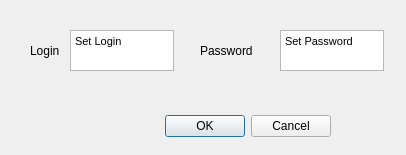
<?xml version="1.0" encoding="UTF-8"?>
<ui version="4.0">
 <class>CAddAccount</class>
 <widget class="QDialog" name="CAddAccount">
  <property name="geometry">
   <rect>
    <x>0</x>
    <y>0</y>
    <width>406</width>
    <height>155</height>
   </rect>
  </property>
  <property name="windowTitle">
   <string>Dialog</string>
  </property>
  <widget class="QDialogButtonBox" name="buttonBox">
   <property name="geometry">
    <rect>
     <x>-10</x>
     <y>110</y>
     <width>341</width>
     <height>32</height>
    </rect>
   </property>
   <property name="orientation">
    <enum>Qt::Horizontal</enum>
   </property>
   <property name="standardButtons">
    <set>QDialogButtonBox::Cancel|QDialogButtonBox::Ok</set>
   </property>
  </widget>
  <widget class="QLabel" name="label">
   <property name="geometry">
    <rect>
     <x>30</x>
     <y>30</y>
     <width>91</width>
     <height>41</height>
    </rect>
   </property>
   <property name="text">
    <string>Login</string>
   </property>
  </widget>
  <widget class="QLabel" name="label_2">
   <property name="geometry">
    <rect>
     <x>200</x>
     <y>30</y>
     <width>91</width>
     <height>41</height>
    </rect>
   </property>
   <property name="text">
    <string>Password</string>
   </property>
  </widget>
  <widget class="QTextEdit" name="textEdit">
   <property name="geometry">
    <rect>
     <x>70</x>
     <y>30</y>
     <width>104</width>
     <height>41</height>
    </rect>
   </property>
   <property name="html">
    <string>&lt;!DOCTYPE HTML PUBLIC &quot;-//W3C//DTD HTML 4.0//EN&quot; &quot;http://www.w3.org/TR/REC-html40/strict.dtd&quot;&gt;
&lt;html&gt;&lt;head&gt;&lt;meta name=&quot;qrichtext&quot; content=&quot;1&quot; /&gt;&lt;style type=&quot;text/css&quot;&gt;
p, li { white-space: pre-wrap; }
&lt;/style&gt;&lt;/head&gt;&lt;body style=&quot; font-family:'MS Shell Dlg 2'; font-size:8.25pt; font-weight:400; font-style:normal;&quot;&gt;
&lt;p style=&quot; margin-top:0px; margin-bottom:0px; margin-left:0px; margin-right:0px; -qt-block-indent:0; text-indent:0px;&quot;&gt;Set Login&lt;/p&gt;&lt;/body&gt;&lt;/html&gt;</string>
   </property>
  </widget>
  <widget class="QTextEdit" name="textEdit_2">
   <property name="geometry">
    <rect>
     <x>280</x>
     <y>30</y>
     <width>104</width>
     <height>41</height>
    </rect>
   </property>
   <property name="html">
    <string>&lt;!DOCTYPE HTML PUBLIC &quot;-//W3C//DTD HTML 4.0//EN&quot; &quot;http://www.w3.org/TR/REC-html40/strict.dtd&quot;&gt;
&lt;html&gt;&lt;head&gt;&lt;meta name=&quot;qrichtext&quot; content=&quot;1&quot; /&gt;&lt;style type=&quot;text/css&quot;&gt;
p, li { white-space: pre-wrap; }
&lt;/style&gt;&lt;/head&gt;&lt;body style=&quot; font-family:'MS Shell Dlg 2'; font-size:8.25pt; font-weight:400; font-style:normal;&quot;&gt;
&lt;p style=&quot; margin-top:0px; margin-bottom:0px; margin-left:0px; margin-right:0px; -qt-block-indent:0; text-indent:0px;&quot;&gt;Set Password&lt;/p&gt;
&lt;p style=&quot;-qt-paragraph-type:empty; margin-top:0px; margin-bottom:0px; margin-left:0px; margin-right:0px; -qt-block-indent:0; text-indent:0px;&quot;&gt;&lt;br /&gt;&lt;/p&gt;&lt;/body&gt;&lt;/html&gt;</string>
   </property>
  </widget>
 </widget>
 <resources/>
 <connections>
  <connection>
   <sender>buttonBox</sender>
   <signal>accepted()</signal>
   <receiver>CAddAccount</receiver>
   <slot>accept()</slot>
   <hints>
    <hint type="sourcelabel">
     <x>248</x>
     <y>254</y>
    </hint>
    <hint type="destinationlabel">
     <x>157</x>
     <y>274</y>
    </hint>
   </hints>
  </connection>
  <connection>
   <sender>buttonBox</sender>
   <signal>rejected()</signal>
   <receiver>CAddAccount</receiver>
   <slot>reject()</slot>
   <hints>
    <hint type="sourcelabel">
     <x>316</x>
     <y>260</y>
    </hint>
    <hint type="destinationlabel">
     <x>286</x>
     <y>274</y>
    </hint>
   </hints>
  </connection>
 </connections>
</ui>
